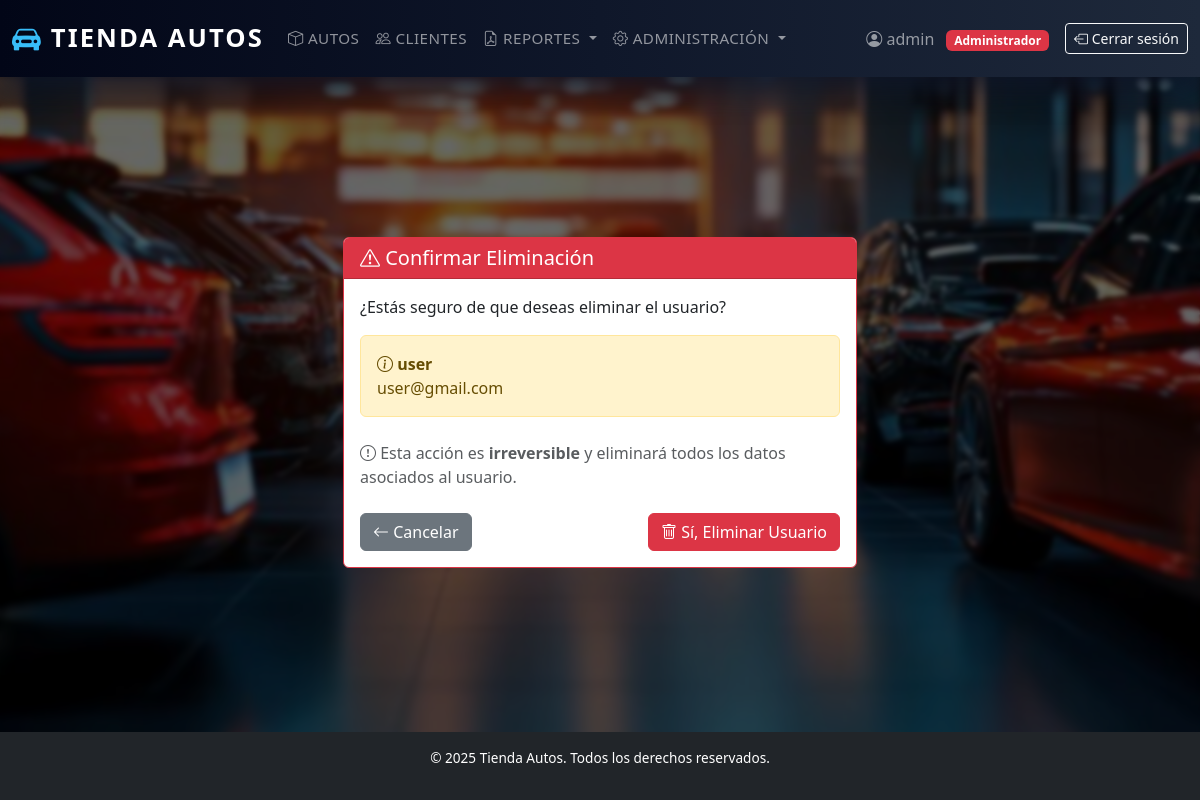
The app's page /usuarios/3/eliminar/ (signed in) with its own data.
### autos/models.py (models this page shows)
class CustomUser(AbstractUser):
    ROLE_CHOICES = (
        ('admin', 'Administrador'),
        ('vendedor', 'Vendedor'),
    )
    role = models.CharField(max_length=10, choices=ROLE_CHOICES, default='vendedor')
    phone = models.CharField(max_length=20, blank=True, null=True)
    address = models.CharField(max_length=255, blank=True, null=True)

### autos/views.py (the view)
# urls.py: path('usuarios/<int:pk>/eliminar/', views.eliminar_usuario, name='eliminar_usuario'),  # ← NUEVA
@login_required(login_url='login')
@user_passes_test(es_administrador, login_url='index')
def eliminar_usuario(request, pk):
    usuario = get_object_or_404(CustomUser, pk=pk)
    if usuario.id == request.user.id:
        messages.error(request, 'No puedes eliminar tu propia cuenta.')
        return redirect('listar_usuarios')
    if request.method == 'POST':
        username = usuario.username
        usuario.delete()
        messages.success(request, f'Usuario {username} eliminado correctamente.')
        return redirect('listar_usuarios')
    return render(request, 'usuarios/confirmar_eliminar.html', {'usuario': usuario})

### autos/views.py (called while the page is built)
def es_administrador(user):
    return user.is_superuser or (user.is_authenticated and user.role == 'admin')

### templates/usuarios/confirmar_eliminar.html (shortened to what this page needs)
{% extends "base.html" %}
{% block content %}
<div class="row justify-content-center mt-5">
    <div class="col-md-6">
        <div class="card border-danger">
            <div class="card-header bg-danger text-white">
                <h5 class="mb-0">
                    <i class="bi bi-exclamation-triangle"></i> Confirmar Eliminación
                </h5>
            </div>
            <div class="card-body">
                <p class="mb-3">
                    ¿Estás seguro de que deseas eliminar el usuario?
                </p>
                <div class="alert alert-warning mb-4">
                    <strong><i class="bi bi-info-circle"></i> {{ usuario.username }}</strong><br>
                    {{ usuario.email }}
                </div>
                <p class="text-muted mb-4">
                    <i class="bi bi-exclamation-circle"></i>
                    Esta acción es <strong>irreversible</strong> y eliminará todos los datos asociados al usuario.
                </p>
                <form method="post">
                    <div class="d-grid gap-2 d-md-flex justify-content-md-between">
                        <a href="{% url 'listar_usuarios' %}" class="btn btn-secondary">
                            <i class="bi bi-arrow-left"></i> Cancelar
                        </a>
                        <button type="submit" class="btn btn-danger">
                            <i class="bi bi-trash"></i> Sí, Eliminar Usuario
                        </button>
                    </div>
                </form>
            </div>
        </div>
    </div>
</div>
{% endblock %}

### templates/base.html (shortened to what this page needs)
<!DOCTYPE html>
<html lang="es">
<head>
    {% load static %}
    <link href="https://cdn.jsdelivr.net/npm/bootstrap@5.3.2/dist/css/bootstrap.min.css" rel="stylesheet">
    <link rel="stylesheet" href="https://cdn.jsdelivr.net/npm/bootstrap-icons@1.11.0/font/bootstrap-icons.css">
    <link rel="stylesheet" href="{% static 'css/tienda.css' %}">
</head>
<body>
    <nav class="navbar navbar-expand-lg navbar-dark mb-4">
        <div class="container-fluid">
            <a class="navbar-brand" href="/">
                <i class="bi bi-car-front-fill"></i> Tienda Autos
            </a>
            <div class="collapse navbar-collapse" id="navbarNav">
                {% if request.user.is_authenticated %}
                    {% if request.user.role == 'vendedor' %}
                        <ul class="navbar-nav me-auto">
                            <li class="nav-item"><a class="nav-link" href="/productos/"><i class="bi bi-box"></i> Productos</a></li>
                            <li class="nav-item"><a class="nav-link" href="/clientes/"><i class="bi bi-people"></i> Clientes</a></li>
                        </ul>
                    {% elif request.user.role == 'admin' or request.user.is_superuser %}
                        <ul class="navbar-nav me-auto">
                            <li class="nav-item"><a class="nav-link" href="/productos/"><i class="bi bi-box"></i> Autos</a></li>
                            <li class="nav-item"><a class="nav-link" href="/clientes/"><i class="bi bi-people"></i> Clientes</a></li>
                            <li class="nav-item dropdown">
                                <a class="nav-link dropdown-toggle" href="#" id="reportesDropdown" role="button" data-bs-toggle="dropdown">
                                    <i class="bi bi-file-earmark-pdf"></i> Reportes
                                </a>
                            </li>
                            <li class="nav-item dropdown">
                                <a class="nav-link dropdown-toggle" href="#" id="adminDropdown" role="button" data-bs-toggle="dropdown">
                                    <i class="bi bi-gear"></i> Administración
                                </a>
                            </li>
                        </ul>
                    {% endif %}
                    <div class="d-flex align-items-center">
                        <span class="navbar-text me-3">
                            <i class="bi bi-person-circle"></i>
                            {{ request.user.username }}
                            <span class="badge {% if request.user.role == 'admin' %}bg-danger{% else %}bg-info{% endif %} ms-2">
                                {{ request.user.get_role_display }}
                            </span>
                        </span>
                        <form method="post" action="{% url 'logout' %}" class="d-inline">
                            <button class="btn btn-outline-light btn-sm" type="submit">
                                <i class="bi bi-box-arrow-left"></i> Cerrar sesión
                            </button>
                        </form>
                    </div>
                {% endif %}
            </div>
        </div>
    </nav>
    <main class="main-content">
        {% if request.user.is_authenticated %}
            <div class="container mt-3">
            </div>
        {% endif %}
        <div class="container">
            {% block content %}{% endblock %}
        </div>
    </main>
    <footer class="bg-dark text-white text-center py-3">
        <p>&copy; 2025 Tienda Autos. Todos los derechos reservados.</p>
    </footer>
</body>
</html>

### static/css/tienda.css (style rules this page uses)
body { display: flex; flex-direction: column; }
.main-content { flex: 1 0 auto; }
footer { flex-shrink: 0; }
* { box-sizing: border-box; }
html, body { height: 100%; }
body { margin: 0; display: flex; flex-direction: column; font-family: system-ui, -apple-system, BlinkMacSystemFont, "Segoe UI", sans-serif; background: #0f172a url('../img/fondo.jpg') no-repeat center center fixed; background-size: cover; color: #e5e7eb; }
body::before { content: ""; position: fixed; inset: 0; background: rgba(0,0,0,0.6); backdrop-filter: blur(2px); z-index: -1; }
.container { max-width: 1100px; margin: 0 auto; padding: 1.5rem; }
.navbar { background: linear-gradient(90deg, #020617, #0f172a, #1e293b) !important; padding-block: 0.75rem; box-shadow: 0 12px 30px rgba(15, 23, 42, 0.8); }
.navbar-brand { font-size: 1.6rem; font-weight: 700; letter-spacing: 0.08em; text-transform: uppercase; display: flex; align-items: center; gap: 0.5rem; }
.navbar-brand i { font-size: 1.8rem; color: #38bdf8; }
.navbar-nav .nav-link { font-size: 0.95rem; font-weight: 500; letter-spacing: 0.03em; text-transform: uppercase; }
footer { background-color: #020617 !important; color: #9ca3af; font-size: 0.85rem; }
.btn { transition: transform .2s ease, box-shadow .2s ease; }

### records on screen
CustomUser: user.username "admin", user.role "Administrador"
CustomUser: username "user", email "user@gmail.com"
